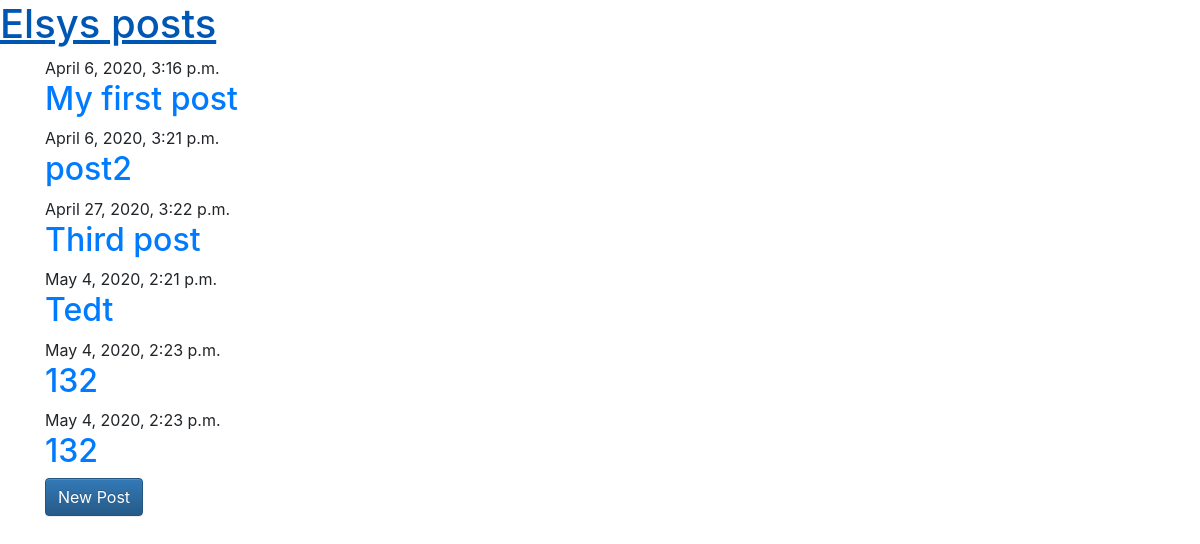
The app's page /, older data.
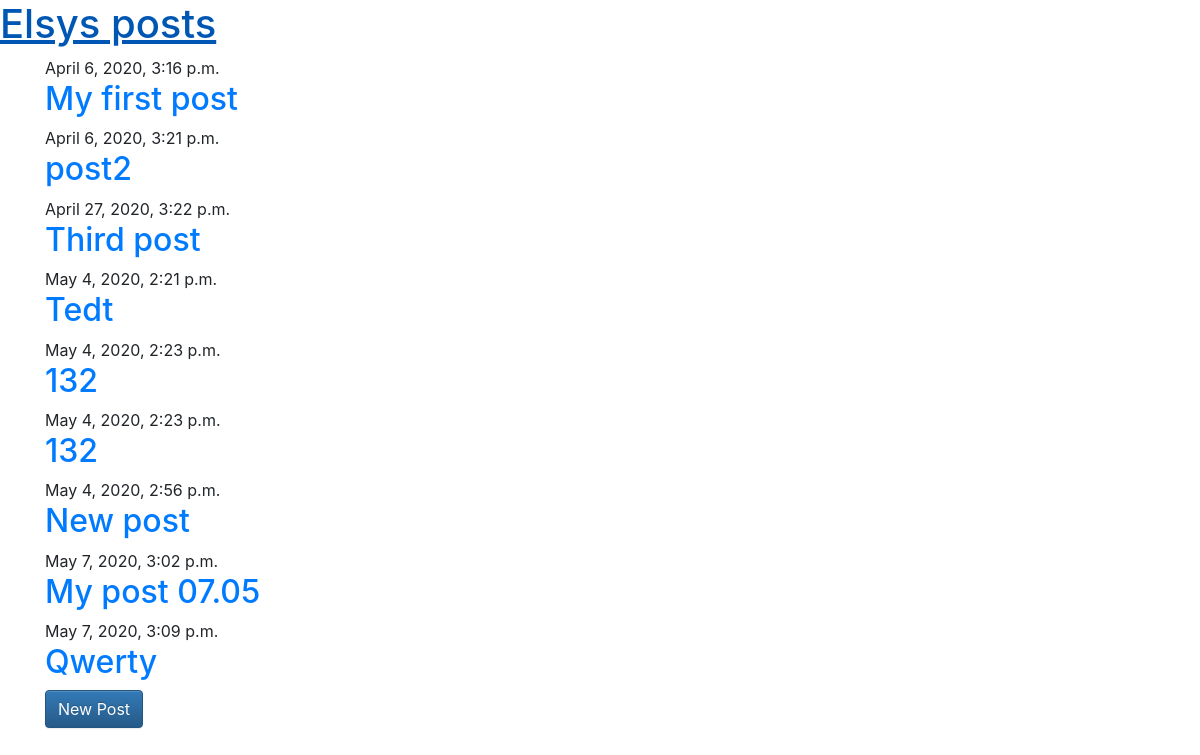
The same page, newer data.
### home/models.py (models this page shows)
class Post(models.Model):
    title = models.CharField(max_length=25)
    text = models.TextField()
    created = models.DateTimeField(auto_now_add=True)

### home/views.py (the view)
# urls.py: path('', index),
def index(request):
    posts = Post.objects.all()
    context = {"posts": posts}
    return render(request, "index.html", context)

### home/templates/index.html
{% extends 'base.html' %}
{% block content %}
    {% for post in posts %}
        <div class="post">
            <div class="date">
                {{ post.created }}
            </div>
            <h2><a href="/posts/{{ post.id }}/">{{ post.title }}</a></h2>
        </div>
    {% endfor %}
    <a class="btn btn-primary" href="/create" role="button">New Post</a>
{% endblock %}

Row changes from the older to the newer data that the page shows:
added Post: created "May 4, 2020, 2:56 p.m.", title "New post"
added Post: created "May 7, 2020, 3:02 p.m.", title "My post 07.05"
added Post: created "May 7, 2020, 3:09 p.m.", title "Qwerty"
